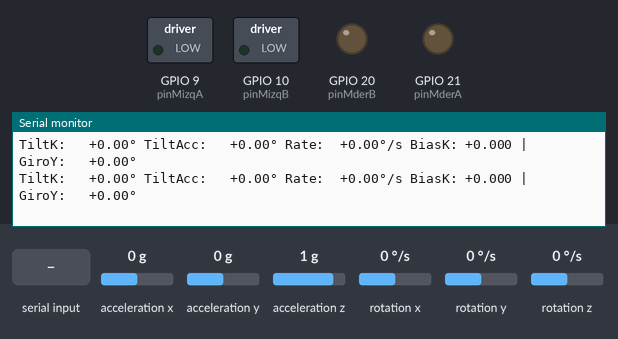
The sketch below on a simulated ESP32-C3. Parts: switched loads named in the sketch (green lamp = pin HIGH), output pins drawn as LEDs (lit = HIGH), the last lines printed to the serial monitor. Wiring (inferred from the names in the program): MPU-6050 motion sensor at I2C address 0x68. The test bench sets the inputs (shaded band); at power-on: acceleration x 0 g, acceleration y 0 g, rotation y 0 °/s, acceleration z 1 g, rotation x 0 °/s, rotation z 0 °/s.

Above: at 5.7 s.
5.8 s: acceleration x set to -1.4 g
At 6.6 s:
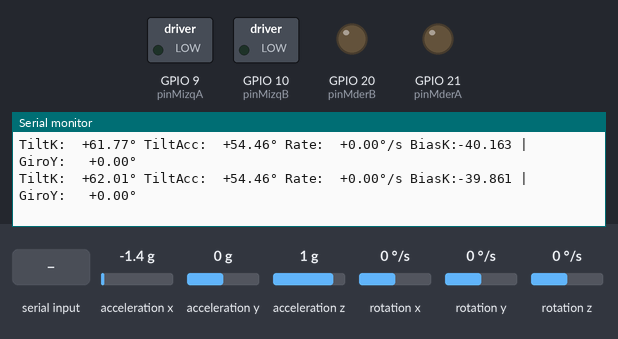
7.3 s: "z\n" received over Serial
At 7.8 s:
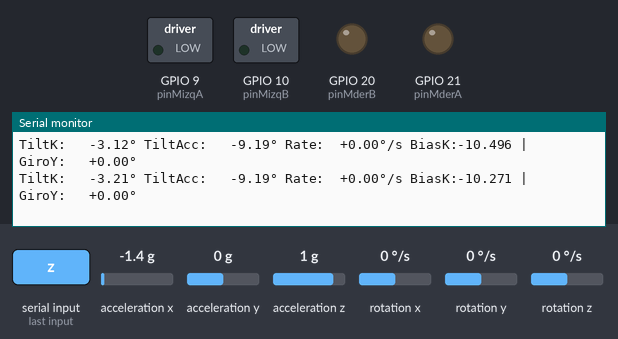
8.8 s: acceleration y set to -1.4 g
At 9.4 s:
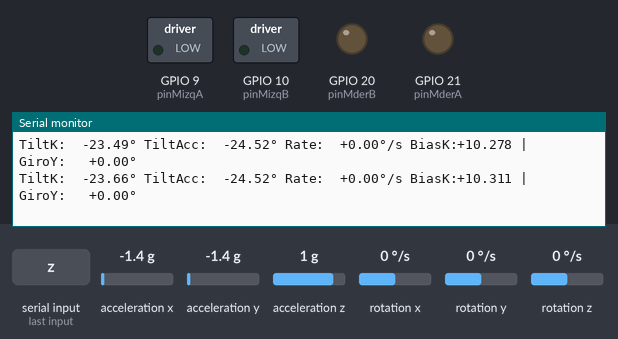
10.3 s: rotation y set to -192 °/s
At 11.3 s:
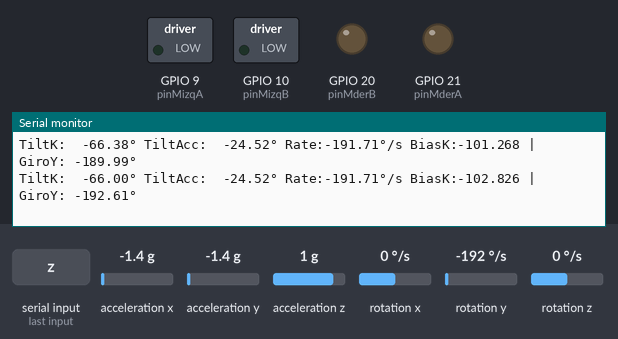
11.8 s: "1\n" received over Serial
13.3 s: "0\n" received over Serial
Timing chart, 0 to 16.3 s (numbered marks = the images above; inputs shaded):
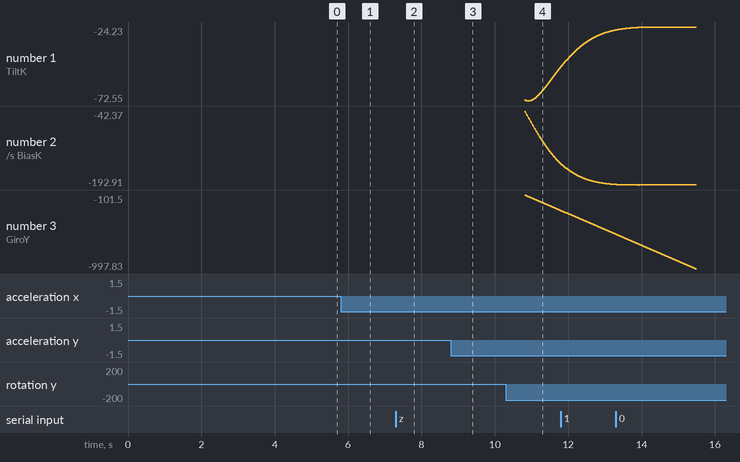

Measured:
- after the input at 5.8 s, the serial monitor: prints a new line at once (image 1)

The sketch:

DebugMPU.ino
```cpp
// ============================================================
// DEBUG MPU6050 CON FILTRO DE KALMAN - ESP32-C3 Super Mini
// I2C CRUDO con Wire.h (sin librerías externas).
//
// Conexión:
//   MPU6050 SDA -> GPIO8
//   MPU6050 SCL -> GPIO7
//   VCC -> 3.3V | GND -> GND | AD0 -> GND (dirección 0x68)
//
// El Kalman (adaptado del código STM32) fusiona:
//   - Ángulo medido por el acelerómetro (inclinación de rampa)
//   - Velocidad angular del giroscopio del mismo eje
// y estima la inclinación sin drift, con el bias del giroscopio
// estimado ONLINE por el propio Kalman.
//
// Eje del Kalman:
//   MPU montado PLANO. La inclinación de la rampa es el PITCH sobre
//   el eje Y del MPU:
//     tilt = atan2(-ax, raiz(ay^2 + az^2))  -> usa giro Y
//
// Flags:
//   FlagRaw    = 1 -> muestra lecturas crudas (acel en g, giro en °/s)
//   FlagAngles = 1 -> muestra TiltK (Kalman), TiltAcc (acel), Rate y GiroY
//
// Calibración:
//   - Al arrancar se promedia el bias del giroscopio (robot QUIETO)
//     y la inclinación inicial se pone como cero.
//   - 'c' por Serial -> recalibrar bias (robot quieto)
//   - 'z' por Serial -> poner los ángulos actuales en 0
//
// NOTA: el eje de GIRO del robot (giro Y) no tiene referencia de
// gravedad, así que se muestra por integración pura (GiroY).
// ============================================================

#include <Wire.h>
#include <math.h>

// ===== PINES I2C (ESP32-C3 Super Mini) =====
#define PIN_SDA 8
#define PIN_SCL 7

// ===== PINES DE MOTORES (se dejan en 0 en este debug) =====
#define pinMizqA 9
#define pinMizqB 10
#define pinMderA 21
#define pinMderB 20

// ===== DIRECCIÓN Y REGISTROS MPU6050 =====
#define MPU_ADDR          0x68
#define MPU_PWR_MGMT_1    0x6B
#define MPU_SMPLRT_DIV    0x19
#define MPU_CONFIG        0x1A
#define MPU_GYRO_CONFIG   0x1B
#define MPU_ACCEL_CONFIG  0x1C
#define MPU_ACCEL_XOUT_H  0x3B
#define MPU_TEMP_OUT_H    0x41
#define MPU_GYRO_XOUT_H   0x43
#define MPU_WHO_AM_I      0x75

// ===== FACTORES DE CONVERSIÓN =====
const float GYRO_LSB = 32.8f;      // ±1000 °/s -> 32.8 LSB por °/s
const float ACCEL_LSB = 8192.0f;   // ±4 g -> 8192 LSB por g
const float RAD2DEG = 57.2957795f;

// ===== FLAGS =====
int FlagRaw = 0;      // 1 = mostrar lecturas crudas
int FlagAngles = 1;   // 1 = mostrar TiltK / TiltAcc / Rate / GiroY

// ===== BIAS DEL GIROSCOPIO (calibración inicial) =====
float gyroBiasX = 0, gyroBiasY = 0, gyroBiasZ = 0;

// ===== KALMAN (adaptado del código STM32) =====
struct Kalman_t {
  float angle;
  float bias;
  float rate;
  float P[2][2];
  float Q_angle;
  float Q_bias;
  float R_measure;
};

Kalman_t kalman;

void Kalman_Init(Kalman_t *k) {
  k->angle = 0.0f;
  k->bias = 0.0f;
  k->rate = 0.0f;

  k->P[0][0] = 1.0f;
  k->P[0][1] = 0.0f;
  k->P[1][0] = 0.0f;
  k->P[1][1] = 1.0f;

  k->Q_angle = 0.001f;
  k->Q_bias = 0.003f;
  k->R_measure = 0.03f;
}

float Kalman_GetAngle(Kalman_t *k, float newAngle, float newRate, float dt) {
  k->rate = newRate - k->bias;
  k->angle += dt * k->rate;

  k->P[0][0] += dt * (dt * k->P[1][1] - k->P[0][1] - k->P[1][0] + k->Q_angle);
  k->P[0][1] -= dt * k->P[1][1];
  k->P[1][0] -= dt * k->P[1][1];
  k->P[1][1] += k->Q_bias * dt;

  float S = k->P[0][0] + k->R_measure;
  if (S == 0) {
    S = 0.0001f;
  }
  float K[2];
  K[0] = k->P[0][0] / S;
  K[1] = k->P[1][0] / S;

  float y = newAngle - k->angle;
  k->angle += K[0] * y;
  k->bias += K[1] * y;

  float P00_temp = k->P[0][0];
  float P01_temp = k->P[0][1];

  k->P[0][0] -= K[0] * P00_temp;
  k->P[0][1] -= K[0] * P01_temp;
  k->P[1][0] -= K[1] * P00_temp;
  k->P[1][1] -= K[1] * P01_temp;

  return k->angle;
}

// ===== ESTADO =====
float ax_g, ay_g, az_g;
float gx_dps, gy_dps, gz_dps;
float tempC;
float tiltAccel = 0;  // Ángulo medido por el acelerómetro
float rateUsada = 0;  // Giro del eje del tilt
float offTilt = 0;    // Cero de inclinación inicial
float giroY = 0;      // Ángulo de giro del robot (integración pura del giro Y)
uint32_t ultimoTiempoUs = 0;

String cmdSerial = "";

// ============================================================
// == FUNCIONES I2C DE BAJO NIVEL ==
// ============================================================

void mpuWrite(uint8_t reg, uint8_t val) {
  Wire.beginTransmission(MPU_ADDR);
  Wire.write(reg);
  Wire.write(val);
  Wire.endTransmission();
}

uint8_t mpuReadReg(uint8_t reg) {
  Wire.beginTransmission(MPU_ADDR);
  Wire.write(reg);
  Wire.endTransmission(false);
  Wire.requestFrom((uint8_t)MPU_ADDR, (uint8_t)1);
  return Wire.read();
}

int16_t mpuRead16(uint8_t reg) {
  Wire.beginTransmission(MPU_ADDR);
  Wire.write(reg);
  Wire.endTransmission(false);
  Wire.requestFrom((uint8_t)MPU_ADDR, (uint8_t)2);
  return (int16_t)((Wire.read() << 8) | Wire.read());
}

// ============================================================
// == INICIALIZACIÓN DEL MPU6050 ==
// ============================================================

bool mpuIniciar() {
  Wire.begin(PIN_SDA, PIN_SCL);
  Wire.setClock(400000);
  delay(50);

  uint8_t who = mpuReadReg(MPU_WHO_AM_I);
  if (who == 0x00 || who == 0xFF) {
    Serial.printf("ERROR: MPU6050 no responde en 0x%02X (WHO_AM_I = 0x%02X).\n", MPU_ADDR, who);
    return false;
  }
  if (who != 0x68) {
    Serial.printf("AVISO: WHO_AM_I = 0x%02X (esperado 0x68). Continuando de todas formas...\n", who);
  }

  mpuWrite(MPU_PWR_MGMT_1, 0x80);
  delay(100);
  mpuWrite(MPU_PWR_MGMT_1, 0x01);
  mpuWrite(MPU_SMPLRT_DIV, 0x00);
  mpuWrite(MPU_CONFIG, 0x02);
  mpuWrite(MPU_GYRO_CONFIG, 0x10);
  mpuWrite(MPU_ACCEL_CONFIG, 0x08);
  delay(50);
  return true;
}

// ============================================================
// == CALIBRACIÓN DEL BIAS DEL GIROSCOPIO ==
// ============================================================

void mpuCalibrarBias() {
  const int N = 1000;

  Serial.println("Calibrando bias del giroscopio...");
  Serial.println("¡NO MOVER EL ROBOT durante la calibracion!");

  long sx = 0, sy = 0, sz = 0;
  long sax = 0, say = 0, saz = 0;
  for (int i = 0; i < N; i++) {
    sx += mpuRead16(MPU_GYRO_XOUT_H);
    sy += mpuRead16(MPU_GYRO_XOUT_H + 2);
    sz += mpuRead16(MPU_GYRO_XOUT_H + 4);
    sax += mpuRead16(MPU_ACCEL_XOUT_H);
    say += mpuRead16(MPU_ACCEL_XOUT_H + 2);
    saz += mpuRead16(MPU_ACCEL_XOUT_H + 4);
    if (i % 200 == 199) Serial.print(".");
    delay(1);
  }

  gyroBiasX = (sx / (float)N) / GYRO_LSB;
  gyroBiasY = (sy / (float)N) / GYRO_LSB;
  gyroBiasZ = (sz / (float)N) / GYRO_LSB;

  // Cero de inclinación inicial (lo que mida el acelerómetro en reposo)
  float ax0 = (sax / (float)N) / ACCEL_LSB;
  float ay0 = (say / (float)N) / ACCEL_LSB;
  float az0 = (saz / (float)N) / ACCEL_LSB;
  offTilt = atan2(-ax0, sqrt(ay0 * ay0 + az0 * az0)) * RAD2DEG;

  Serial.println(" Listo!");
  Serial.printf("Bias giro (°/s): X = %.3f | Y = %.3f | Z = %.3f\n",
                gyroBiasX, gyroBiasY, gyroBiasZ);
  Serial.printf("Inclinacion inicial: %.2f° -> puesta como cero\n", offTilt);
}

// ============================================================
// == LECTURA DEL MPU6050 ==
// ============================================================

void mpuLeer() {
  Wire.beginTransmission(MPU_ADDR);
  Wire.write(MPU_ACCEL_XOUT_H);
  Wire.endTransmission(false);
  Wire.requestFrom((uint8_t)MPU_ADDR, (uint8_t)14);

  int16_t axr = (Wire.read() << 8) | Wire.read();
  int16_t ayr = (Wire.read() << 8) | Wire.read();
  int16_t azr = (Wire.read() << 8) | Wire.read();
  int16_t tr  = (Wire.read() << 8) | Wire.read();
  int16_t gxr = (Wire.read() << 8) | Wire.read();
  int16_t gyr = (Wire.read() << 8) | Wire.read();
  int16_t gzr = (Wire.read() << 8) | Wire.read();

  ax_g = axr / ACCEL_LSB;
  ay_g = ayr / ACCEL_LSB;
  az_g = azr / ACCEL_LSB;

  tempC = tr / 340.0f + 36.53f;

  gx_dps = (gxr / GYRO_LSB) - gyroBiasX;
  gy_dps = (gyr / GYRO_LSB) - gyroBiasY;
  gz_dps = (gzr / GYRO_LSB) - gyroBiasZ;

  // Inclinación del robot: Pitch sobre el eje Y (MPU montado plano).
  tiltAccel = atan2(-ax_g, sqrt(ay_g * ay_g + az_g * az_g)) * RAD2DEG;
  rateUsada = gy_dps;
}

// ============================================================
// == SETUP ==
// ============================================================

void setup() {
  Serial.begin(115200);
  delay(500);

  // Motores en 0 para que no se activen durante el debug
  pinMode(pinMizqA, OUTPUT);
  pinMode(pinMizqB, OUTPUT);
  pinMode(pinMderA, OUTPUT);
  pinMode(pinMderB, OUTPUT);
  digitalWrite(pinMizqA, LOW);
  digitalWrite(pinMizqB, LOW);
  digitalWrite(pinMderA, LOW);
  digitalWrite(pinMderB, LOW);

  Serial.println("===== DEBUG MPU6050 CON FILTRO DE KALMAN =====");
  Serial.println("SDA = GPIO8 | SCL = GPIO7 | AD0 -> GND (0x68)");

  if (!mpuIniciar()) {
    Serial.println("Revisar conexiones (VCC=3.3V, GND, SDA, SCL) y reiniciar.");
    while (1) { delay(1000); }
  }
  Serial.println("MPU6050 inicializado OK");

  mpuCalibrarBias();

  Kalman_Init(&kalman);
  kalman.angle = offTilt; // arranca con la inclinación inicial (que es el cero)
  giroY = 0;

  Serial.print("FlagRaw: "); Serial.println(FlagRaw);
  Serial.print("FlagAngles: "); Serial.println(FlagAngles);
  Serial.println("Comandos Serial: 'c' = recalibrar bias | 'z' = cero de angulos");
}

// ============================================================
// == LOOP ==
// ============================================================

void loop() {
  // Comandos por Serial
  while (Serial.available() > 0) {
    char ch = Serial.read();
    if (ch == '\n' || ch == '\r') {
      procesarComando(cmdSerial);
      cmdSerial = "";
    } else {
      cmdSerial += ch;
    }
  }

  mpuLeer();

  // Cálculo del dt real
  uint32_t ahora = micros();
  float dt = (ahora - ultimoTiempoUs) / 1000000.0f;
  ultimoTiempoUs = ahora;
  if (dt > 0.1f || dt <= 0.0f) dt = 0.01f;

  // Filtro de Kalman para la inclinación
  float tiltK = Kalman_GetAngle(&kalman, tiltAccel, rateUsada, dt);

  // Ángulo de giro del robot (eje Y, sin referencia de gravedad)
  giroY += gy_dps * dt;

  if (FlagRaw == 1) {
    Serial.printf("AX:%+1.3fg AY:%+1.3fg AZ:%+1.3fg | GX:%+7.2f GY:%+7.2f GZ:%+7.2f °/s | T:%.1f°C\n",
                  ax_g, ay_g, az_g, gx_dps, gy_dps, gz_dps, tempC);
  }

  if (FlagAngles == 1) {
    Serial.printf("TiltK:%+8.2f° TiltAcc:%+8.2f° Rate:%+7.2f°/s BiasK:%+7.3f | GiroY:%+8.2f°\n",
                  tiltK - offTilt, tiltAccel - offTilt, rateUsada, kalman.bias, giroY);
  }

  delay(10);
}

// ============================================================
// == COMANDOS SERIAL ==
// ============================================================

void procesarComando(String cmd) {
  cmd.trim();
  if (cmd.length() == 0) return;
  cmd.toLowerCase();
  char c = cmd[0];

  if (c == 'c') {
    mpuCalibrarBias();
    Kalman_Init(&kalman);
    kalman.angle = offTilt;
    giroY = 0;
  } else if (c == 'z') {
    // Cero manual: el ángulo actual del Kalman pasa a ser el nuevo cero
    offTilt = kalman.angle;
    giroY = 0;
    Serial.println("Angulos puestos a cero.");
  } else {
    Serial.println("Comandos: 'c' = recalibrar | 'z' = cero de angulos");
  }
}
```
